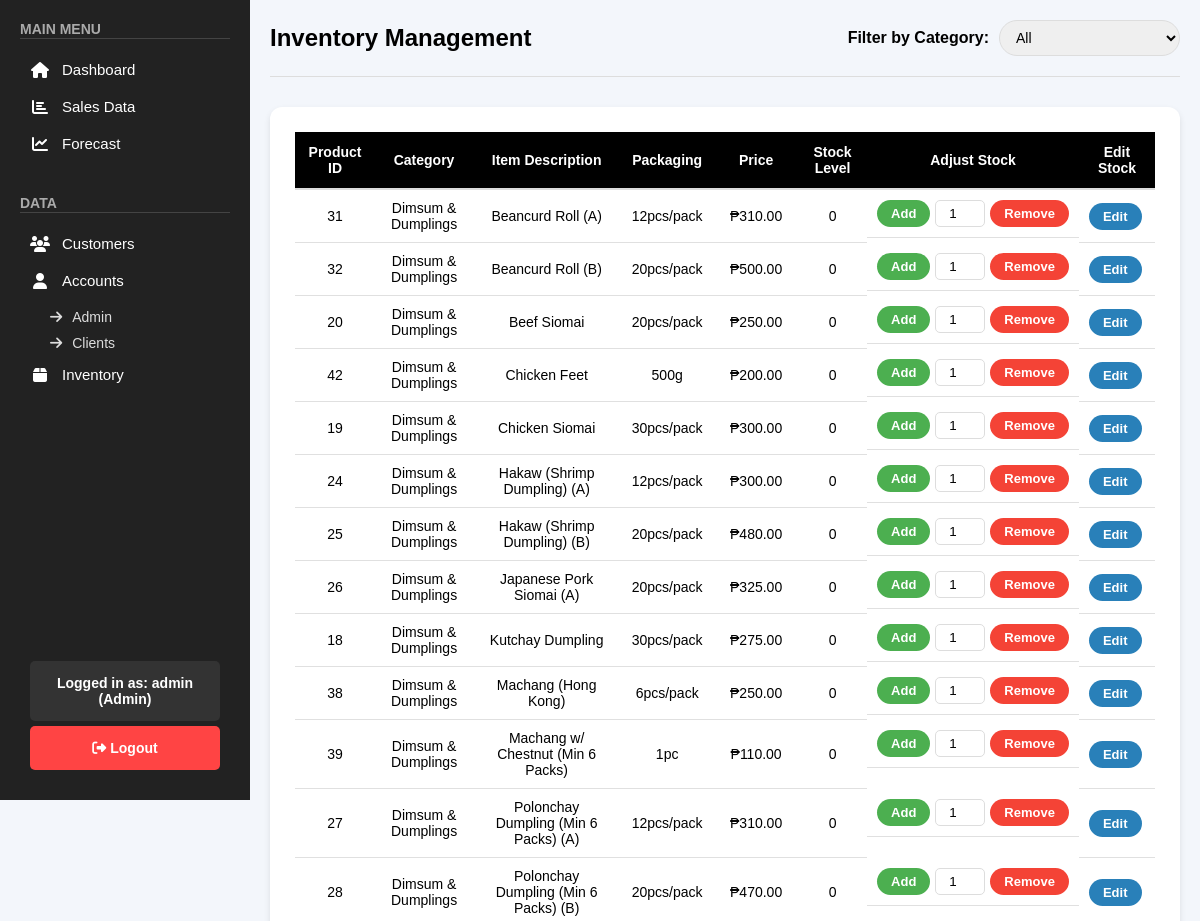
Before: /public/pages/inventory.php (signed in, upper part) with the older database file.
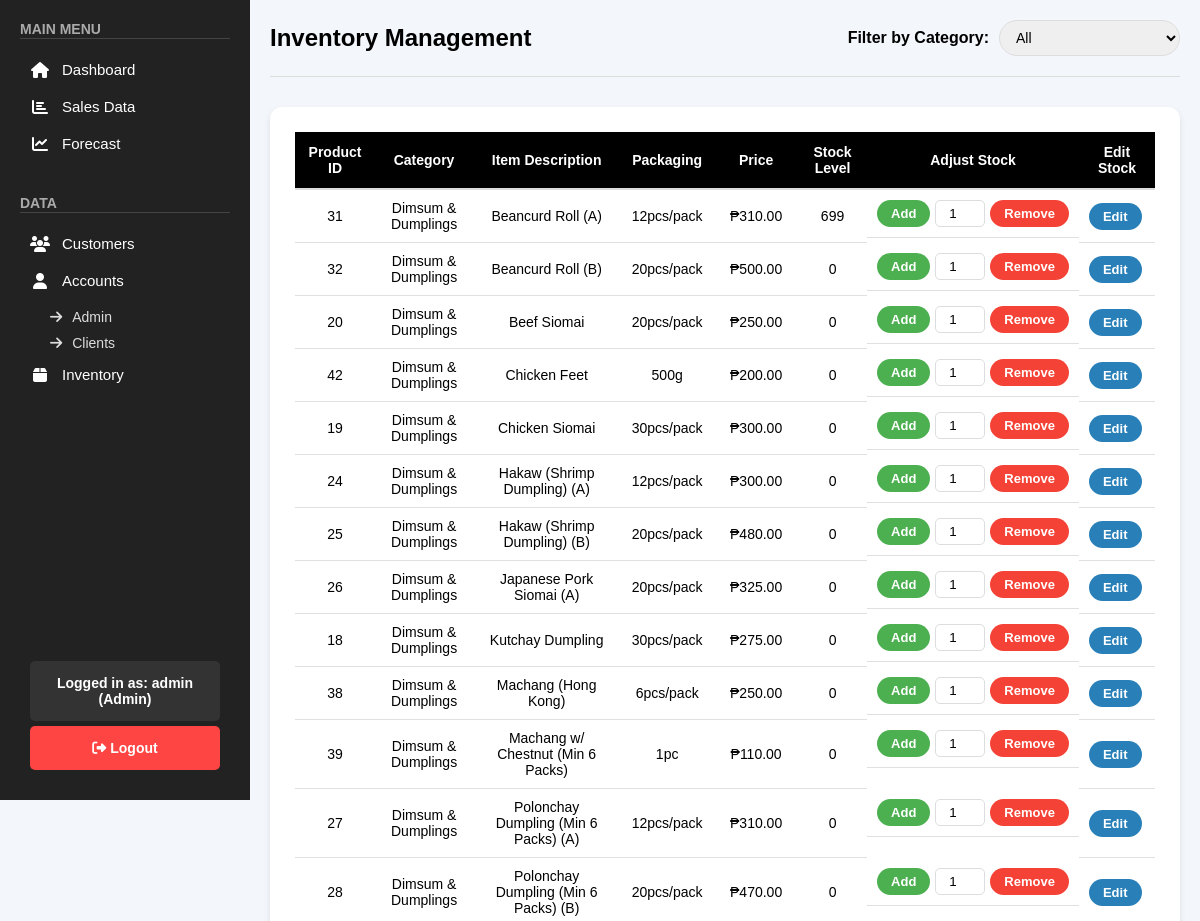
After: the same page with the newer database file.
### tables this page shows
CREATE TABLE `products` (
  `product_id` int(11) NOT NULL,
  `category` varchar(50) NOT NULL,
  `item_description` varchar(255) NOT NULL,
  `packaging` varchar(50) DEFAULT NULL,
  `price` decimal(10,2) NOT NULL,
  `stock_quantity` int(11) NOT NULL DEFAULT 0
);

### public/pages/inventory.php (the view, shortened to what this page needs)
<?php
include "../../backend/db_connection.php";
$sql = "SELECT product_id, category, item_description, packaging, price, stock_quantity FROM products ORDER BY category, item_description";
$result = $conn->query($sql);
?>
<!DOCTYPE html>
<html lang="en">
<head>
    <link rel="stylesheet" href="../css/inventory.css">
    <link rel="stylesheet" href="../css/sidebar.css">
    <link rel="stylesheet" href="https://cdnjs.cloudflare.com/ajax/libs/font-awesome/6.4.2/css/all.min.css">
    <link rel="stylesheet" href="https://cdnjs.cloudflare.com/ajax/libs/toastr.js/latest/toastr.min.css">
</head>
<body>
    <?php include '../sidebar.php'; ?>
    <div class="main-content">
        <div class="inventory-header">
            <h1>Inventory Management</h1>
            <div class="filter-section">
                <label for="category-filter">Filter by Category:</label>
                <select id="category-filter" onchange="filterByCategory()">
                    <option value="all">All</option>
                </select>
            </div>
        </div>
        <div class="inventory-table-container">
            <table class="inventory-table">
                <thead>
                    <tr>
                        <th>Product ID</th>
                        <th>Category</th>
                        <th>Item Description</th>
                        <th>Packaging</th>
                        <th>Price</th>
                        <th>Stock Level</th>
                        <th>Adjust Stock</th>
                        <th>Edit Stock</th>
                    </tr>
                </thead>
                <tbody id="inventory-table">
                    <?php
                    if ($result->num_rows > 0) {
                        while ($row = $result->fetch_assoc()) {
                            echo "<tr data-category='{$row['category']}'>
                                    <td>{$row['product_id']}</td>
                                    <td>{$row['category']}</td>
                                    <td>{$row['item_description']}</td>
                                    <td>{$row['packaging']}</td>
                                    <td>₱" . number_format($row['price'], 2) . "</td>
                                    <td id='stock-{$row['product_id']}'>{$row['stock_quantity']}</td>
                                    <td class='adjust-stock'>
                                        <button class='add-btn' onclick='updateStock({$row['product_id']}, \"add\")'>Add</button>
                                        <input type='number' id='adjust-{$row['product_id']}' min='1' value='1'>
                                        <button class='remove-btn' onclick='updateStock({$row['product_id']}, \"remove\")'>Remove</button>
                                    </td>
                                    <td class='edit-stock'>
                                        <button class='edit-btn' onclick='editStock({$row['product_id']})'>Edit</button>
                                    </td>
                                  </tr>";
                        }
                    } else {
                        echo "<tr><td colspan='8'>No products found.</td></tr>";
                    }
                    ?>
                </tbody>
            </table>
        </div>
    </div>
</body>
</html>

### public/sidebar.php (shortened to what this page needs)
<?php
$role = $_SESSION['role'] ?? '';
?>
<div class="sidebar">
    <div>
        <div class="menu-section">
            <span class="menu-title"><b>MAIN MENU</b></span>
            <hr>
            <a href="/top_exchange/public/pages/dashboard.php" class="menu-item">
                <i class="fas fa-home"></i> Dashboard
            </a>
            <a href="/top_exchange/public/pages/sales.php" class="menu-item">
                <i class="fas fa-chart-bar"></i> Sales Data
            </a>
            <a href="/top_exchange/public/pages/forecast.php" class="menu-item">
                <i class="fas fa-chart-line"></i> Forecast
            </a>
        </div>
        <div class="menu-section">
            <span class="menu-title"><b>DATA</b></span>
            <hr>
            <?php if ($role === 'admin'): ?>
                <a href="/top_exchange/public/pages/customers.php" class="menu-item">
                    <i class="fas fa-users"></i> Customers
                </a>
            <?php endif; ?>
            <div class="submenu">
                <span class="menu-item no-hover">
                    <i class="fas fa-user"></i> Accounts
                </span>
                <div class="submenu-items">
                    <?php if ($role === 'admin'): ?>
                        <a href="/top_exchange/public/pages/accounts.php" class="submenu-item">
                            <i class="fas fa-arrow-right"></i> Admin
                        </a>
                        <a href="/top_exchange/public/pages/accounts_clients.php" class="submenu-item">
                            <i class="fas fa-arrow-right"></i> Clients
                        </a>
                    <?php endif; ?>
                </div>
            </div>
            <?php if (in_array($role, ['admin', 'secretary'])): ?>
                <a href="/top_exchange/public/pages/inventory.php" class="menu-item">
                    <i class="fas fa-box"></i> Inventory
                </a>
            <?php endif; ?>
        </div>
    </div>
    <div class="account-section">
        <div class="account-info">
            Logged in as:
            <strong>
                <?php
                echo isset($_SESSION['username'])
                    ? htmlspecialchars($_SESSION['username'])
                    : "Guest";
                ?>
            </strong> (<?= htmlspecialchars(ucfirst($role)) ?>)
        </div>
        <a href="/top_exchange/backend/logout.php" class="logout-btn">
            <i class="fas fa-sign-out-alt"></i> Logout
        </a>
    </div>
</div>

### public/css/inventory.css (style rules this page uses)
body { font-family: Arial, sans-serif; background-color: #f3f6fb; margin: 0; box-sizing: border-box; }
.inventory-header { display: flex; justify-content: space-between; align-items: center; margin-bottom: 30px; padding-bottom: 20px; border-bottom: 1px solid #ddd; }
.inventory-header h1 { font-size: 24px; font-weight: bold; display: flex; align-items: center; gap: 12px; }
.filter-section { display: flex; align-items: center; }
.filter-section label { margin-right: 10px; font-weight: bold; }
.filter-section select { padding: 8px 12px; border-radius: 20px; border: 1px solid #ddd; font-size: 14px; }
.inventory-table-container { background-color: #ffffff; padding: 25px; border-radius: 12px; box-shadow: 0px 3px 6px rgba(0, 0, 0, 0.1); }
.inventory-table { width: 100%; border-collapse: collapse; font-size: 14px; }
.inventory-table th { background-color: black; color: white; font-weight: bold; padding: 12px; text-align: center; border-bottom: 2px solid #ddd; }
.inventory-table td { padding: 10px; text-align: center; border-bottom: 1px solid #e0e0e0; }
.add-btn, .remove-btn, .edit-btn { padding: 6px 14px; font-size: 13px; font-weight: 600; border-radius: 20px; text-decoration: none; transition: background-color 0.3s; display: flex; align-items: center; gap: 5px; border: none; }
.add-btn { background-color: #4CAF50; color: white; }
.remove-btn { background-color: #f44336; color: white; }
.edit-btn { background-color: #2980b9; color: white; }
.adjust-stock { display: flex; align-items: center; justify-content: center; gap: 5px; }
.adjust-stock input { width: 50px; padding: 5px; border-radius: 5px; border: 1px solid #ddd; text-align: center; }

### public/css/sidebar.css (style rules this page uses)
* { margin: 0; padding: 0; box-sizing: border-box; font-family: Arial, sans-serif; text-decoration: none; }
.sidebar { width: 250px; background: #222; color: white; padding: 20px; display: flex; flex-direction: column; justify-content: space-between; height: 100vh; position: fixed; left: 0; top: 0; }
.menu-section { margin-bottom: 32px; }
.menu-title { font-size: 14px; font-weight: bold; color: #aaa; margin-bottom: 10px; margin-top: 20px; }
hr { border: none; height: 1px; background: #444; margin-bottom: 12px; }
.menu-item { display: flex; align-items: center; gap: 10px; background: none; border: none; color: white; font-size: 15px; font-weight: 400; padding: 10px 15px; width: 100%; text-align: left; cursor: pointer; transition: background 0.2s ease-in-out; border-radius: 4px; }
.submenu { display: flex; flex-direction: column; }
.submenu-items { display: flex; flex-direction: column; margin-left: 20px; margin-top: 5px; }
.submenu-item { display: flex; align-items: center; gap: 10px; background: none; border: none; color: #ddd; font-size: 14px; font-weight: 400; padding: 5px 10px; width: 100%; text-align: left; cursor: pointer; transition: background 0.2s ease-in-out; border-radius: 4px; }
.account-section { margin-top: auto; display: flex; flex-direction: column; align-items: stretch; gap: 5px; padding: 10px; width: 100%; background-color: #222; }
.account-info { background: #333; padding: 14px; border-radius: 5px; font-size: 14px; color: white; font-weight: bold; text-align: center; width: 100%; }
.logout-btn { background: #ff4444; padding: 14px; font-size: 14px; font-weight: bold; color: white; text-align: center; border: none; border-radius: 5px; cursor: pointer; transition: background 0.2s ease; width: 100%; }
.main-content { margin-left: 250px; padding: 20px; }
.menu-item { display: flex; align-items: center; gap: 12px; padding: 10px; font-size: 15px; font-weight: 400; color: white; text-align: left; border-radius: 4px; transition: background 0.2s ease-in-out; cursor: pointer; }
.menu-item i { width: 20px; text-align: center; font-size: 16px; }

Changed rows visible on the page:
changed products "Beancurd Roll (A)": stock_quantity "0" → "699"
